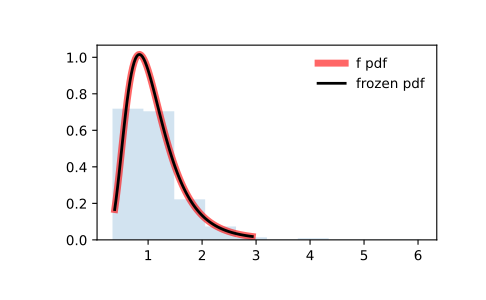

Generate this figure with Python:
from scipy.stats import f
import matplotlib.pyplot as plt
fig, ax = plt.subplots(1, 1)

# Calculate the first four moments:

dfn, dfd = 29, 18
mean, var, skew, kurt = f.stats(dfn, dfd, moments='mvsk')

# Display the probability density function (``pdf``):

x = np.linspace(f.ppf(0.01, dfn, dfd),
                f.ppf(0.99, dfn, dfd), 100)
ax.plot(x, f.pdf(x, dfn, dfd),
       'r-', lw=5, alpha=0.6, label='f pdf')

# Alternatively, the distribution object can be called (as a function)
# to fix the shape, location and scale parameters. This returns a "frozen"
# RV object holding the given parameters fixed.

# Freeze the distribution and display the frozen ``pdf``:

rv = f(dfn, dfd)
ax.plot(x, rv.pdf(x), 'k-', lw=2, label='frozen pdf')

# Check accuracy of ``cdf`` and ``ppf``:

vals = f.ppf([0.001, 0.5, 0.999], dfn, dfd)
np.allclose([0.001, 0.5, 0.999], f.cdf(vals, dfn, dfd))
# True

# Generate random numbers:

r = f.rvs(dfn, dfd, size=1000)

# And compare the histogram:

ax.hist(r, density=True, histtype='stepfilled', alpha=0.2)
ax.legend(loc='best', frameon=False)
plt.show()
